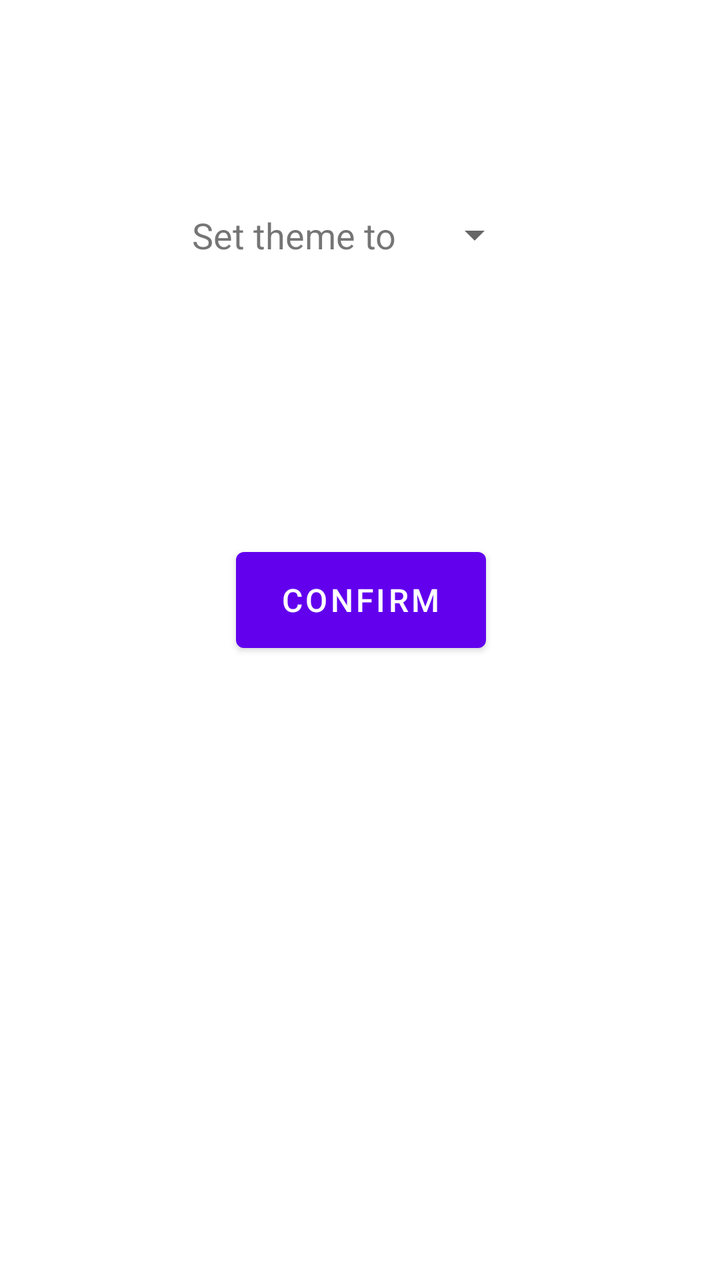
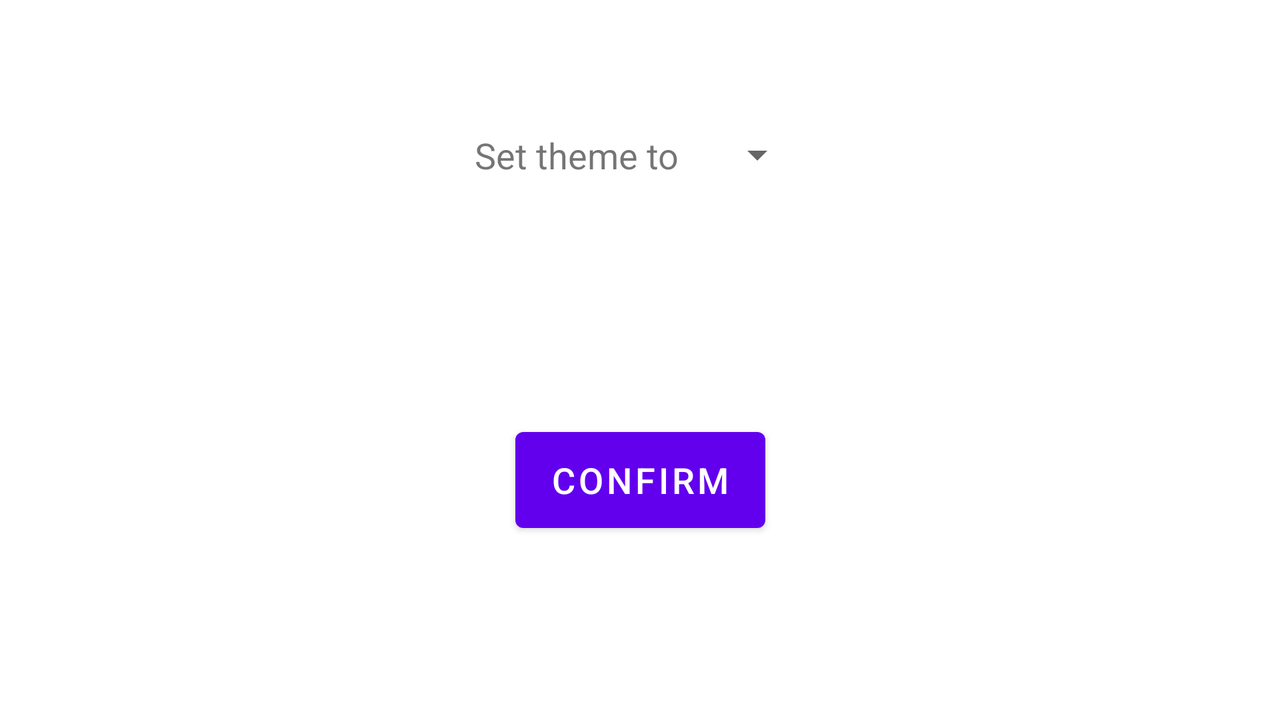

Two renders of one Android screen. The first uses the default layout on a phone; the second uses the alternative layout the repository ships for a different screen configuration, on a matching device. The two XML files are below.
<!-- AndroidManifest.xml: application theme Theme.MyProfile -->
<!-- res/layout/activity_theme_setting.xml -->
<?xml version="1.0" encoding="utf-8"?>
<androidx.constraintlayout.widget.ConstraintLayout xmlns:android="http://schemas.android.com/apk/res/android"
    xmlns:app="http://schemas.android.com/apk/res-auto"
    xmlns:tools="http://schemas.android.com/tools"
    android:layout_width="match_parent"
    android:layout_height="match_parent"
    android:id="@+id/theme_settings_layout"
    tools:context=".ThemeSettingActivity" >

    
    <TableLayout
        android:layout_width="match_parent"
        android:layout_height="wrap_content"
        android:maxHeight="35dp"
        app:layout_constraintTop_toTopOf="parent"
        tools:layout_editor_absoluteX="67dp">

        
        <TableRow
            android:id="@+id/theme_label"
            android:layout_width="wrap_content"
            android:layout_height="25dp"
            android:layout_marginStart="96dp"
            android:layout_marginTop="100dp"
            android:layout_marginBottom="171dp">

            
            <TextView
                android:layout_column="0"
                android:layout_gravity="center_vertical"
                android:layout_marginEnd="15dp"
                android:text="@string/theme_label"
                android:textSize="18sp" />

            
            <Spinner
                android:id="@+id/spinner"
                android:layout_width="wrap_content"
                android:layout_height="35dp"
                android:layout_column="1" />

        </TableRow>

    </TableLayout>

    
    <Button
        android:id="@+id/btn_confirm"
        android:layout_width="125dp"
        android:layout_height="60dp"
        android:layout_marginStart="144dp"
        android:layout_marginEnd="143dp"
        android:layout_marginBottom="310dp"
        android:text="@string/btn_confirm"
        android:textAlignment="center"
        android:textSize="16sp"
        android:visibility="visible"
        app:flow_horizontalAlign="center"
        app:flow_verticalAlign="center"
        app:layout_constraintBottom_toBottomOf="parent"
        app:layout_constraintEnd_toEndOf="parent"
        app:layout_constraintStart_toStartOf="parent" />

</androidx.constraintlayout.widget.ConstraintLayout>
<!-- resources referenced by this layout -->
<resources>
  <string name="btn_confirm">Confirm</string>
  <string name="theme_label">Set theme to</string>
  <style name="Theme.MyProfile" parent="Theme.MaterialComponents.DayNight.DarkActionBar">
          
          <item name="colorPrimary">@color/purple_500</item>
          <item name="colorPrimaryVariant">@color/purple_700</item>
          <item name="colorOnPrimary">@color/white</item>
          
          <item name="colorSecondary">@color/teal_200</item>
          <item name="colorSecondaryVariant">@color/teal_700</item>
          <item name="colorOnSecondary">@color/black</item>
          
          <item name="android:statusBarColor" tools:targetApi="l">?attr/colorPrimaryVariant</item>
          
      </style>
</resources>
<!-- res/layout-land/activity_theme_setting.xml (the repository's variant of the layout above) -->
<!-- drawn on the phone turned sideways -->
<?xml version="1.0" encoding="utf-8"?>
<androidx.constraintlayout.widget.ConstraintLayout xmlns:android="http://schemas.android.com/apk/res/android"
    xmlns:app="http://schemas.android.com/apk/res-auto"
    xmlns:tools="http://schemas.android.com/tools"
    android:layout_width="match_parent"
    android:layout_height="match_parent"
    android:id="@+id/theme_settings_layout"
    tools:context=".ThemeSettingActivity">

    
    <TableLayout
        android:id="@+id/tableLayout"
        android:layout_width="wrap_content"
        android:layout_height="wrap_content"
        android:maxHeight="35dp"
        app:layout_constraintEnd_toEndOf="parent"
        app:layout_constraintStart_toStartOf="parent"
        app:layout_constraintTop_toTopOf="parent">

        
        <TableRow
            android:id="@+id/theme_label"
            android:layout_width="wrap_content"
            android:layout_height="25dp"
            android:layout_marginTop="60dp"
            android:layout_marginBottom="171dp">

            
            <TextView
                android:layout_column="0"
                android:layout_gravity="center_vertical"
                android:layout_marginEnd="15dp"
                android:text="@string/theme_label"
                android:textSize="18sp" />

            
            <Spinner
                android:id="@+id/spinner"
                android:layout_width="wrap_content"
                android:layout_height="35dp"
                android:layout_column="1" />

        </TableRow>

    </TableLayout>

    
    <Button
        android:id="@+id/btn_confirm"
        android:layout_width="125dp"
        android:layout_height="60dp"
        android:layout_marginBottom="90dp"
        android:text="@string/btn_confirm"
        android:textAlignment="center"
        android:textSize="18sp"
        android:visibility="visible"
        app:flow_horizontalAlign="center"
        app:flow_verticalAlign="center"
        app:layout_constraintBottom_toBottomOf="parent"
        app:layout_constraintEnd_toEndOf="parent"
        app:layout_constraintStart_toStartOf="parent" />


</androidx.constraintlayout.widget.ConstraintLayout>
